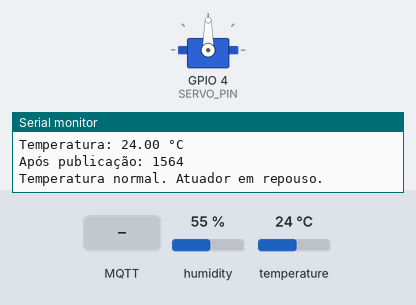
Simulated run of this sketch. Board: ESP32. Parts: servo, the last lines printed to the serial monitor. The inputs (shaded band) are chosen by the test bench; at power-on: temperature 24 °C, humidity 55 %. WiFi joins after 1.5 s; servers stay silent unless stated; random numbers use the default seed unless the sketch sets one; no MQTT or app messages arrive unless stated.

Above: at 2.7 s.
2.8 s: temperature set to 27.7 °C
5.7 s: temperature set to 28.5 °C
At 8.4 s:
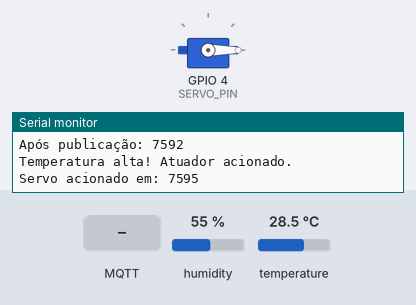
12.0 s: MQTT message "90" arrives on the first subscribed topic
At 14.1 s:
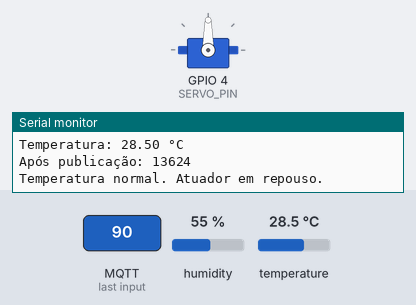
15.1 s: MQTT message "1" arrives on the first subscribed topic
At 17.0 s:
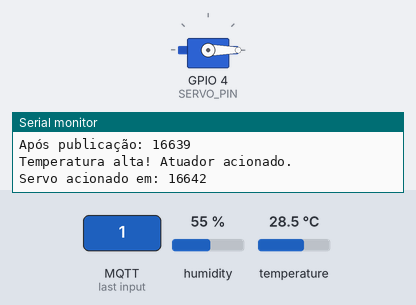
Timing chart, 0 to 18.5 s (numbered marks = the images above; inputs shaded):
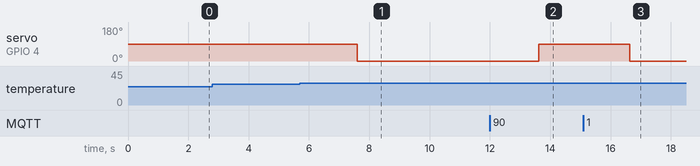

The sketch:

sketch.ino
```cpp
#include <WiFi.h>
#include <PubSubClient.h>
#include <DHTesp.h>
#include <ESP32Servo.h>

// Definições
#define DHTPIN 15
#define SERVO_PIN 4

const char* ssid = "Wokwi-GUEST";
const char* password = "";
const char* mqtt_server = "broker.hivemq.com";

WiFiClient espClient;
PubSubClient client(espClient);
DHTesp dht;
Servo myServo;

float TEMP_LIMITE = 28.0; // °C

void callback(char* topic, byte* payload, unsigned int length) {
  payload[length] = '\0';
  String message = String((char*)payload);
  if (String(topic) == "ods6_iot/agua/config/limite") {
    TEMP_LIMITE = message.toFloat();
    Serial.print("Novo limite de temperatura definido: ");
    Serial.println(TEMP_LIMITE);
    Serial.println(millis());
  }
}

void setup() {
  Serial.begin(115200);
  dht.setup(DHTPIN, DHTesp::DHT22);
  myServo.attach(SERVO_PIN);
  myServo.write(90);

  WiFi.begin(ssid, password);
  while (WiFi.status() != WL_CONNECTED) {
    delay(500);
    Serial.print(".");
  }
  Serial.println("\nWiFi conectado!");

  client.setServer(mqtt_server, 1883);
  client.setCallback(callback);
}

void reconnect() {
  while (!client.connected()) {
    Serial.print("Conectando ao MQTT...");
    String clientId = "ESP32Client-" + String(random(0xffff), HEX);
    if (client.connect(clientId.c_str())) {
      Serial.println("conectado!");
      client.subscribe("ods6_iot/agua/config/limite");
    } else {
      Serial.print("falhou, rc=");
      Serial.print(client.state());
      Serial.println(" tentando novamente em 5 segundos");
      delay(5000);
    }
  }
}

void loop() {
  if (!client.connected()) {
    reconnect();
  }
  client.loop();

  Serial.print("Início leitura: ");
  Serial.println(millis());
  TempAndHumidity data = dht.getTempAndHumidity();

  if (isnan(data.temperature)) {
    Serial.println("Erro ao ler a temperatura do DHT22!");
  } else {
    Serial.print("Temperatura: ");
    Serial.print(data.temperature);
    Serial.println(" °C");

    char tempString[8];
    dtostrf(data.temperature, 1, 2, tempString);
    client.publish("ods6_iot/agua/temperatura", tempString);
    Serial.print("Após publicação: ");
    Serial.println(millis());


    if (data.temperature > TEMP_LIMITE) {
      myServo.write(0);
      Serial.println("Temperatura alta! Atuador acionado.");
      Serial.print("Servo acionado em: ");
      Serial.println(millis());

      String mensagem = "Temperatura acima de " + String(TEMP_LIMITE) + " °C, atuador acionado.";
      client.publish("ods6_iot/agua/status", mensagem.c_str());

      client.publish("ods6_iot/agua/alerta", "true");
    } else {
      myServo.write(90);
      Serial.println("Temperatura normal. Atuador em repouso.");

      String mensagem = "Temperatura abaixo de " + String(TEMP_LIMITE) + " °C, atuador em repouso.";
      client.publish("ods6_iot/agua/status", mensagem.c_str());

      client.publish("ods6_iot/agua/alerta", "false");
    }
  }

  delay(3000);
}
```

Measured:
- the behaviour switches between 28 and 28.1 °C on temperature (found by bisection; images 0 and 1)
- after the input at 5.7 s, servo on GPIO 4 (SERVO_PIN): 90° → 0° after 1.9 s
- after the input at 12.0 s, servo on GPIO 4 (SERVO_PIN): 0° → 90° after 1.6 s
- after the input at 15.1 s, servo on GPIO 4 (SERVO_PIN): 90° → 0° after 1.5 s
